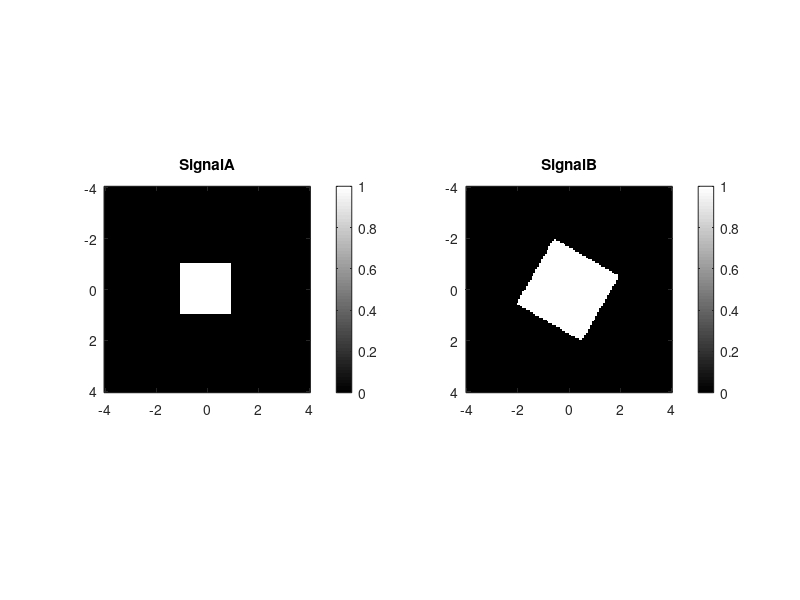
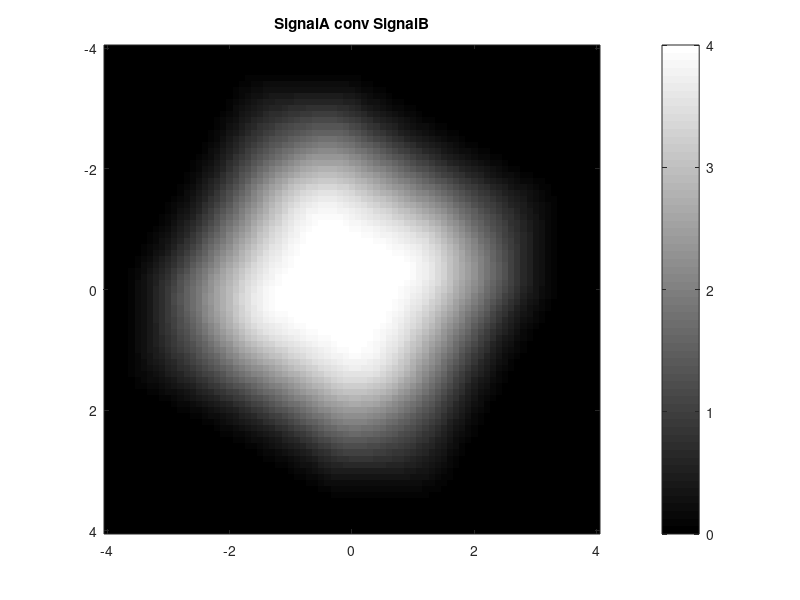

The MATLAB script that drew these images, in order:
%% part a
x = -4:0.1:4;
y = -4:0.1:4;
[X,Y] = meshgrid(x,y);
A = 1; B=2;     % Half of Width
XA = rectpuls(X,2*A);
YA = rectpuls(Y,2*A);
SignalA = XA.*YA; %% rectangular A

XB = rectpuls(X,2*B); 
YB = rectpuls(Y,2*B);
SignalB = XB.*YB; %% rectangular B   B>A
SignalB = imrotate(SignalB,60,'nearest');
figure;subplot(121); imagesc(x,y,SignalA);axis image;title('SignalA');colormap(gray);colorbar;
       subplot(122); imagesc(x,y,SignalB);axis image;title('SignalB');colormap(gray);colorbar;
Con = conv2(SignalA,SignalB,'same');
figure;imagesc(x,y,Con/max(Con(:))*(4));title('SignalA conv SignalB');colormap(gray);colorbar;